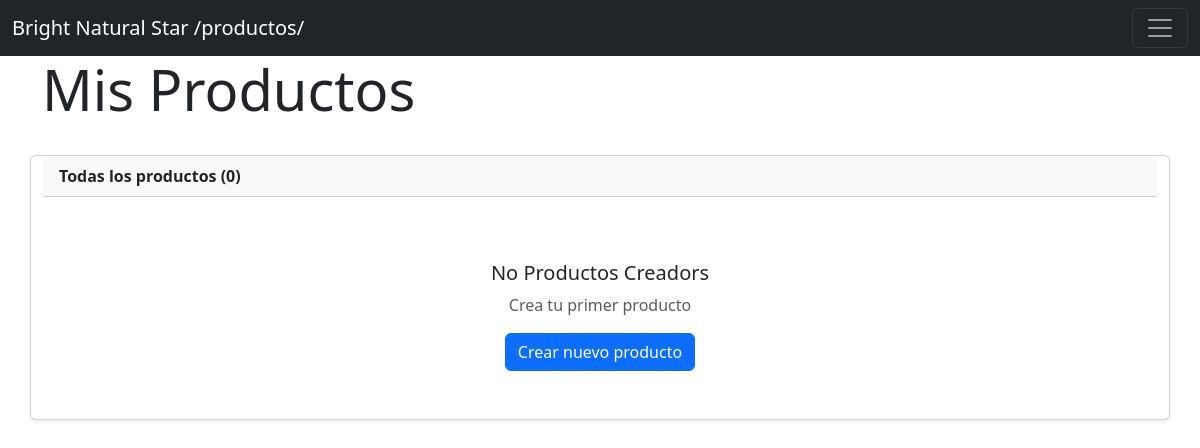
/productos/, run on an earlier commit of the app's database.
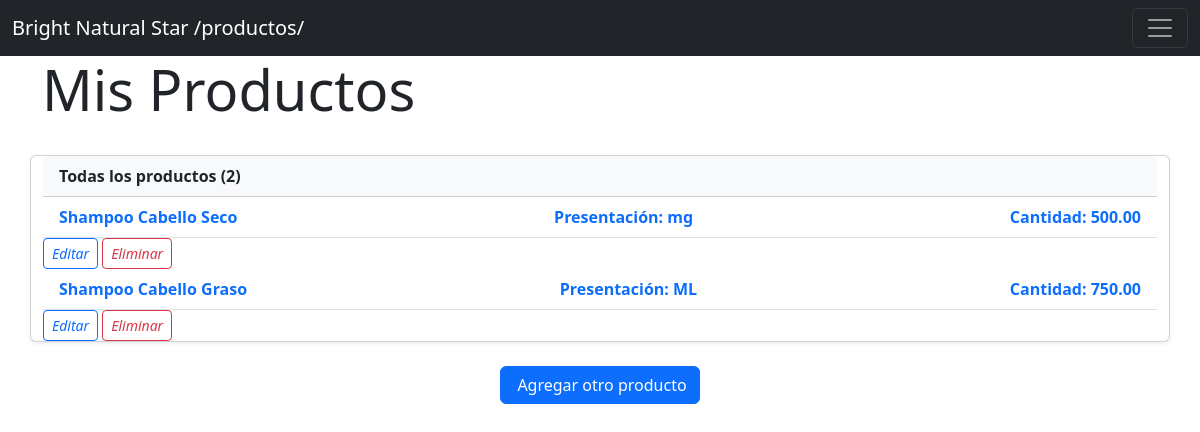
And on a later commit of the database.
### productos/models.py (models this page shows, shortened)
class Producto(models.Model):
    NombreProducto = models.CharField(max_length=100)
    PresentacionProducto = models.CharField(max_length=100)
    CantidadProducto = models.DecimalField(max_digits=8, decimal_places=2, default=0.0)

### productos/views.py (the view)
# urls.py: path('',  ProductoTemplateView.as_view(), name= 'list_producto'),
class ProductoTemplateView(TemplateView):
    template_name = 'productos/productos_list.html'
    def get_context_data(self, **kwargs):
        context = super().get_context_data(**kwargs)
        context['productos'] = list(ordenes_manager.productos_generador())
        return context

### ordenes_compra/ordenes_compra_manager.py (called while the page is built)
    def productos_generador(self):
        productos = Producto.objects.all().order_by('id')
        for producto in productos:
            yield {
                'id': producto.id,
                'title': producto.NombreProducto,
                'presentation': producto.PresentacionProducto,
                'quantity': producto.CantidadProducto
        }

### templates/productos/productos_list.html (shortened to what this page needs)
{% extends 'base.html' %}
{% url 'detail_orden' as detail_orden %}
{% block contenido %}
<div class="row mb-4">
    <div class="col">
        <h1 class="display-4">Mis Productos</h1>
    </div>
</div>
<div class="card shadow-sm">
    <div class="card-header bg-light d-flex justify-content-between align-items-center">
        <span class="fw-bold">Todas los productos ({{ productos|length }})</span>
    </div>
    {% if productos %}
    <div class="list-group list-group-flush">
        {% for producto in productos %}
        <div class="list-group-item list-group-item-action d-flex justify-content-between align-items-center">
            <div>
                <a href="{% url 'detail_producto' producto.id %}" class="fw-bold text-decoration-none stretched-link">{{ producto.title }}</a>
            </div>
            <div>
                <a href="{% url 'detail_producto' producto.id %}" class="fw-bold text-decoration-none stretched-link">Presentación: {{ producto.presentation }}</a>
            </div>
            <div>
                <a href="{% url 'detail_producto' producto.id %}" class="fw-bold text-decoration-none stretched-link">Cantidad: {{ producto.quantity }}</a>
            </div>
        </div>
        <div class="task-actions">
            <a href="{% url 'update_producto' producto.id %}" class="btn btn-sm btn-outline-primary">
                <i class="bi bi-pencil">Editar</i>
            </a>
            <a href="{% url 'delete_producto' producto.id %}" class="btn btn-sm btn-outline-danger">
                <i class="bi bi-trash">Eliminar</i>
            </a>
        </div>
        {% endfor %}
    </div>
    {% else %}
    <div class="card-body text-center py-5">
        <h5>No Productos Creadors</h5>
        <p class="text-muted">Crea tu primer producto</p>
        <a href="{% url 'form_orden' %}" class="btn btn-primary">Crear nuevo producto</a>
    </div>
    {% endif %}
</div>
{% if productos %}
<div class="text-center mt-4">
    <a href="{% url 'form_producto' %}" class="btn btn-primary">
         Agregar otro producto
    </a>
</div>
{% endif %}
{% endblock %}

What changed in the data, as far as the page shows it:
added Producto: title "Shampoo Cabello Seco", presentation "mg", quantity "500.00"
added Producto: title "Shampoo Cabello Graso", presentation "ML", quantity "750.00"
Also different on the page:
{{ productos|length }}: "0" → "2"
new list line: "Presentación: Cantidad: Editar Eliminar"
text no longer shown: "No Productos Creadors Crea tu primer producto Crear nuevo producto"
text now shown: "Agregar otro producto"
